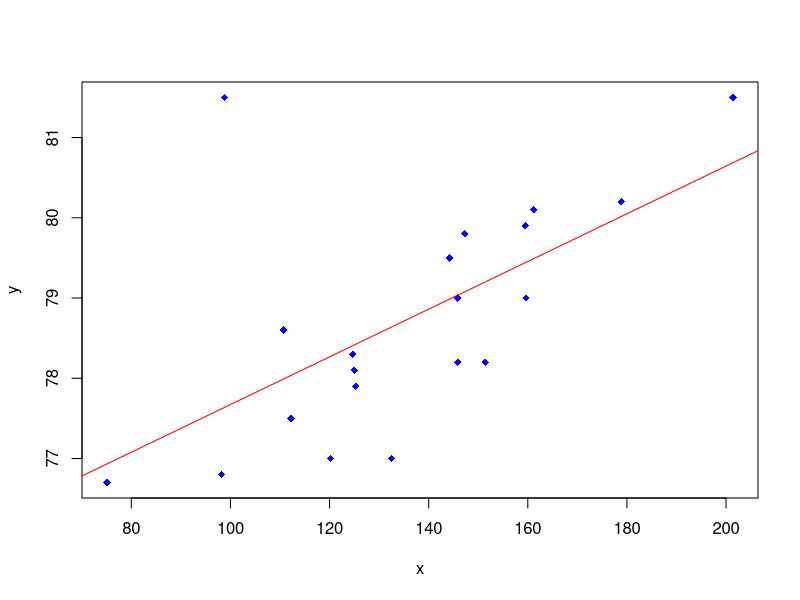

Here is the R script that generated this plot:
x<-c(125.3,98.2,201.4,147.3,145.9,124.7,112.2,120.2,161.2,178.9,159.5,145.8,75.1,151.4,144.2,125,98.8,132.5,159.6,110.7)
y<-c(77.9,76.8,81.5,79.8,78.2,78.3,77.5,77,80.1,80.2,79.9,79,76.7,78.2,79.5,78.1,81.5,77,79,78.6)
pend<-(cov(x,y)/var(x))
ordeo<-mean(y)-(pend*mean(x))
estim<-(pend*x)+ordeo
res<-y-estim
sum(res)
plot(x,y,col="blue",pch=18)
abline(lsfit(x,y),col="red")
